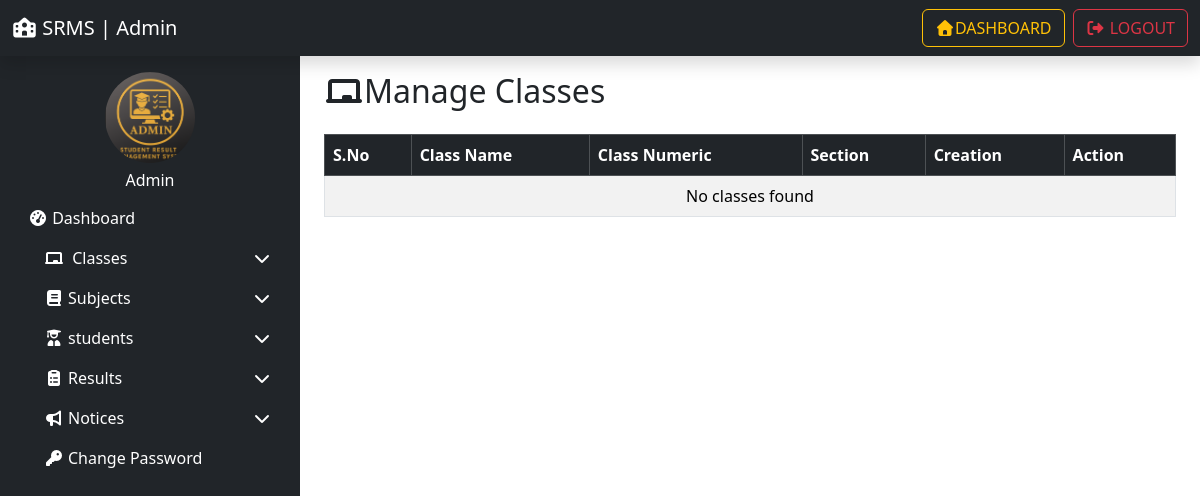
Before: /manage_classes/ (signed in) with the older database file.
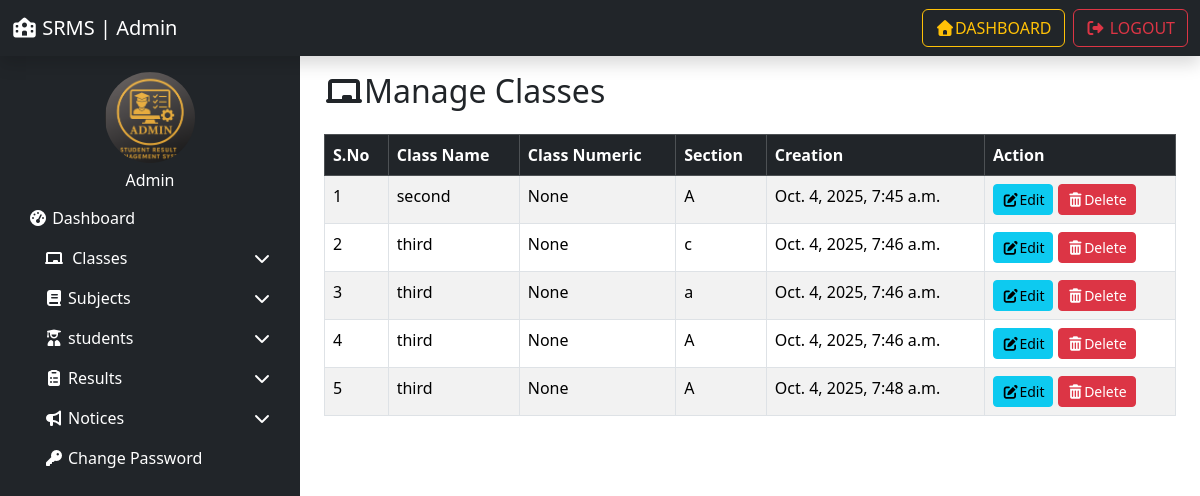
After: the same page with the newer database file.
### resultapp/models.py (models this page shows, shortened)
class Class(models.Model):
    class_name = models.CharField(max_length=50)
    class_numeric = models.IntegerField(null=True, blank=True)
    section = models.CharField(max_length=20)
    creation_date = models.DateTimeField(auto_now_add=True)
    updation_date = models.DateTimeField(auto_now=True)

### resultapp/views.py (the view, shortened to what this page needs)
# urls.py: path('manage_classes/' ,manage_classes, name='manage_classes'),
@login_required
@login_required
def manage_classes(request):
    classes = Class.objects.all()
    return render(request, "manage_classes.html", locals())  # ✅ now you're passing a dict

### resultapp/templates/manage_classes.html (shortened to what this page needs)
{% extends 'admin_base.html' %}
{% load static %}
{% block content %}
<div class="container">
     <h2 class="mb-4"><i class="fas fa-chalkboard "></i>Manage Classes</h2>
  <table class="table table-bordered  table-striped ">
           <thead class="table-dark">
            <tr>
                  <th>S.No</th>
                   <th>Class Name</th>
                    <th>Class Numeric</th>
                     <th>Section</th>
                      <th>Creation</th>
                         <th>Action</th>
            </tr>
           </thead>
           <tbody>
            {% for c in classes%}
            <tr>
                  <td>{{forloop.counter}}</td>
                   <td>{{c.class_name}}</td>
                    <td>{{c.class_numeric}}</td>
                     <td>{{c.section}}</td>
                      <td>{{c.creation_date}}</td>
                      <td>
                        <a href="{% url 'edit_class' c.id  %}"  class="btn btn-info btn-sm" ><i class="fas fa-edit"></i>Edit</a>
                        <a href="?delete={{c.id}}" onclick="return confirm('Are you want sure to delete ?')" class="btn btn-danger btn-sm" ><i class="fas fa-trash-alt"></i>Delete</a>
                      </td>
            </tr>
            {% empty %}
            <tr>
                  <td colspan="6" class="text-center">
                       No classes found
                  </td>
            </tr>
            {% endfor %}
           </tbody>
  </table>
</div>
{% endblock %}

### resultapp/templates/admin_base.html (shortened to what this page needs)
<!DOCTYPE html>
<html lang="en">
<head>
       <link href="https://cdn.jsdelivr.net/npm/bootstrap@5.3.8/dist/css/bootstrap.min.css" rel="stylesheet"
>
      <link rel="stylesheet" href="https://cdnjs.cloudflare.com/ajax/libs/font-awesome/7.0.1/css/all.min.css"
 />
</head>
<body>
                {% include 'topbar.html' %}
      <div class="container-fluid">
            <div class="row">
                  {% include 'sidebar.html' %}
             <main class="col-md-9 pt-3">
                   {% block content %}{% endblock %}
             </main>
            </div>
       </div>
</body>
</html>

### resultapp/templates/topbar.html (shortened to what this page needs)
<nav class="navbar navbar-expand-lg navbar-dark bg-dark shadow">
            <div class="container-fluid">
                  <a class="navbar-brand" href="#"><i class="fas fa-school"></i> SRMS | Admin</a>
                  <div class="collapse navbar-collapse justify-content-end" id="navbarSupportedContent">
                        <ul class="navbar-nav ms-auto text-uppercase gap-2 mt-3 mt-lg-0 ">
                              <li class="nav-item">
                                    <a class="btn btn-outline-warning w-100  " href="{% url 'admin_dashboard' %}"><i class="fas fa-home"></i>Dashboard </a>
                              </li>
                              <li class="nav-item">
                                    <a class="btn btn-outline-danger w-100" href="{% url 'admin_logout' %}"><i  class="fas fa-right-from-bracket"></i> Logout</a>
                             </li>
                             </ul>
                  </div>
            </div>
      </nav>

### resultapp/templates/sidebar.html (shortened to what this page needs)
{% load static %}
<nav class="col-md-3  sidebar bg-dark collapse d-md-block pt-3">
    <div class="text-white text-center">
        <img src="{% static 'image/Admin1.png' %}"
             class="rounded-circle img-fluid mb-2" width="90" height="90">
        <h6>Admin</h6>
    </div>
    <ul class="nav flex-column">
        <li class="nav-item">
            <a href="{% url 'admin_dashboard' %}" class="nav-link">
                <i class="fas fa-tachometer-alt"></i> Dashboard
            </a>
        </li>
        <li class="nav-item ms-3">
            <a href="#classesMenu"
               data-bs-toggle="collapse"
               class="nav-link d-flex justify-content-between align-items-center"
               role="button"
               aria-expanded="false"
               aria-controls="classesMenu">
                <span><i class="fas fa-chalkboard me-1"></i> Classes</span>
                <i class="fas fa-chevron-down"></i>
            </a>
        </li>
       <li class="nav-item ms-3">
            <a href="#subjectsMenu"
               data-bs-toggle="collapse"
               class="nav-link d-flex justify-content-between align-items-center"
               role="button"
               aria-expanded="false"
               aria-controls="subjecstsMenu">
                <span><i class="fas fa-book me-1"></i>Subjects</span>
                <i class="fas fa-chevron-down"></i>
            </a>
        </li>
          <li class="nav-item ms-3" >
            <a href="#studentMenu"
               data-bs-toggle="collapse"
               class="nav-link d-flex justify-content-between align-items-center"
               role="button"
               aria-expanded="false"
               aria-controls="SubjecstsMenu">
                <span><i class="fas fa-user-graduate me-1"></i>students</span>
                <i class="fas fa-chevron-down"></i>
            </a>
        </li>
          <li class="nav-item ms-3" >
            <a href="#ResultMenu"
               data-bs-toggle="collapse"
               class="nav-link d-flex justify-content-between align-items-center"
               role="button"
               aria-expanded="false"
               aria-controls="ResultMenu">
                <span><i class="fas fa-clipboard-list me-1"></i>Results</span>
                <i class="fas fa-chevron-down"></i>
            </a>
        </li>
          <li class="nav-item ms-3" >
            <a href="#NoticeMenu"
               data-bs-toggle="collapse"
               class="nav-link d-flex justify-content-between align-items-center"
               role="button"
               aria-expanded="false"
               aria-controls="NoticeMenu">
                <span><i class="fas fa-bullhorn me-1"></i>Notices</span>
                <i class="fas fa-chevron-down"></i>
            </a>
        </li>
        <li class="nav-item ms-3" >
            <a href="#PasswordMenu"
               data-bs-toggle="collapse"
               class="nav-link d-flex justify-content-between align-items-center"
               role="button"
               aria-expanded="false"
               aria-controls="PasswordMenu">
                <span><i class="fas fa-key me-1"></i>Change Password</span>
            </a>
    </ul>
</nav>

### resultapp/templates/sidebar.html (style rules this page uses)
.sidebar { min-height: 90vh; background-color: #343a40; }
.sidebar .nav-link { color: white; }

Changed rows visible on the page:
added Class: class_name "second", class_numeric "None", section "A", creation_date "Oct. 4, 2025, 7:45 a.m."
added Class: class_name "third", class_numeric "None", section "c", creation_date "Oct. 4, 2025, 7:46 a.m."
added Class: class_name "third", class_numeric "None", section "a", creation_date "Oct. 4, 2025, 7:46 a.m."
added Class: class_name "third", class_numeric "None", section "A", creation_date "Oct. 4, 2025, 7:46 a.m."
added Class: class_name "third", class_numeric "None", section "A", creation_date "Oct. 4, 2025, 7:48 a.m."
Other visible differences:
text no longer shown: "No classes found"
